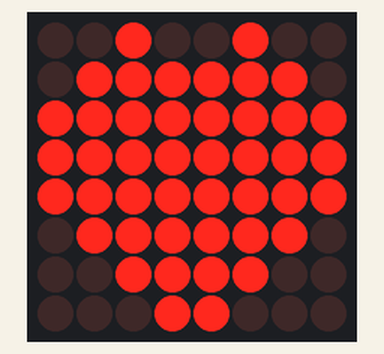
Recording of a program running on a simulated ESP32-S3. Shown: 8×8 LED matrix.

Above: at 0.1 s.
At 0.9 s:
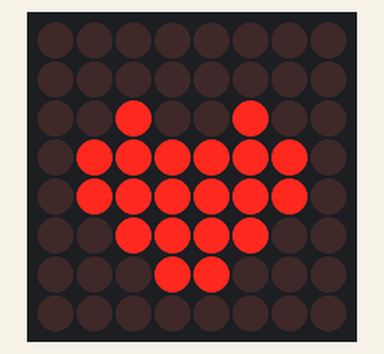

Measured:
- what the display in image 1 shows lasts 0.6 s, from 0.8 s to 1.4 s

The program:

main.cpp
```cpp
#include <Arduino.h>
#include <MD_Parola.h>
#include <MD_MAX72xx.h>

// Настройки оборудования
#define HARDWARE_TYPE MD_MAX72XX::FC16_HW // Если будет перевернуто, замените на GENERIC_HW
#define MAX_DEVICES 1

// Пины для ESP32-S3 (используем ваши текущие пины)
#define DATA_PIN 11
#define CLK_PIN 12
#define CS_PIN 10

MD_Parola display = MD_Parola(HARDWARE_TYPE, DATA_PIN, CLK_PIN, CS_PIN, MAX_DEVICES);

// Битмап большого сердца
const uint8_t heartBig[] = {
    0b00011100, 0b00111110, 0b01111111, 0b11111110, 0b11111110, 0b01111111, 0b00111110, 0b00011100};

// Битмап маленького сердца
const uint8_t heartSmall[] = {
    0b00000000, 0b00011000, 0b00111100, 0b01111000, 0b01111000, 0b00111100, 0b00011000, 0b00000000};

void drawHeart(const uint8_t *heartData)
{
  MD_MAX72XX *mx = display.getGraphicObject();
  for (int i = 0; i < 8; i++)
  {
    mx->setColumn(0, i, heartData[i]);
  }
}

void setup()
{
  display.begin();
  display.setIntensity(1); // Минимальная яркость, чтобы не было "квадратов" из-за питания
  display.displayClear();
}

void loop()
{
  // 1. Рисуем большое сердце
  drawHeart(heartBig);
  delay(500); // Пауза в спокойном состоянии

  // 2. Рисуем маленькое сердце (эффект сжатия)
  drawHeart(heartSmall);
  delay(150); // Короткая пауза для эффекта удара

  // 3. Снова большое сердце
  drawHeart(heartBig);
  delay(150);

  // 4. Маленькое сердце
  drawHeart(heartSmall);
  delay(600); // Пауза между ударами пульса
}
```
